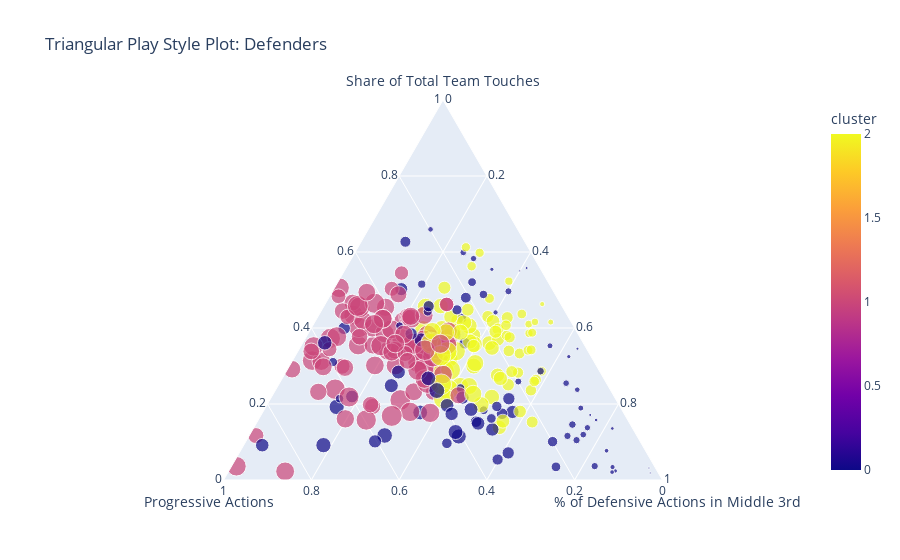

Notebook cell for this chart:
### Code cell
fig = px.scatter_ternary(model_df, a='Share of Total Team Touches', b='Progressive Actions', c='% of Defensive Actions in Middle 3rd', 
                         title='Triangular Play Style Plot: Defenders',
                         color='cluster', size_max=15, hover_name='Player',
                         size='Progressive Actions')
fig.show()

### Figure 1 — Plotly figure (JSON) as saved in the notebook; plotly's stock layout.template omitted (floating-point values rounded to 4 significant figures; data arrays with more than 128 entries replaced by an {"elided": "..."} marker saying what was removed)
{"data": [{"a": {"elided": "255 float values"}, "b": {"elided": "255 float values"}, "c": {"elided": "255 float values"}, "hovertemplate": "<b>%{hovertext}</b><br><br>Share of Total Team Touches=%{a}<br>Progressive Actions=%{marker.size}<br>% of Defensive Actions in Middle 3rd=%{c}<br>cluster=%{marker.color}<extra></extra>", "hovertext": {"elided": "255 str values"}, "legendgroup": "", "marker": {"color": {"elided": "255 int values"}, "coloraxis": "coloraxis", "size": {"elided": "255 float values"}, "sizemode": "area", "sizeref": 0.004444, "symbol": "circle"}, "mode": "markers", "name": "", "showlegend": false, "subplot": "ternary", "type": "scatterternary"}], "layout": {"coloraxis": {"colorbar": {"title": {"text": "cluster"}}, "colorscale": [[0, "#0d0887"], [0.1111, "#46039f"], [0.2222, "#7201a8"], [0.3333, "#9c179e"], [0.4444, "#bd3786"], [0.5556, "#d8576b"], [0.6667, "#ed7953"], [0.7778, "#fb9f3a"], [0.8889, "#fdca26"], [1, "#f0f921"]]}, "legend": {"itemsizing": "constant", "tracegroupgap": 0}, "ternary": {"aaxis": {"title": {"text": "Share of Total Team Touches"}}, "baxis": {"title": {"text": "Progressive Actions"}}, "caxis": {"title": {"text": "% of Defensive Actions in Middle 3rd"}}, "domain": {"x": [0, 1], "y": [0, 1]}}, "title": {"text": "Triangular Play Style Plot: Defenders"}}}
